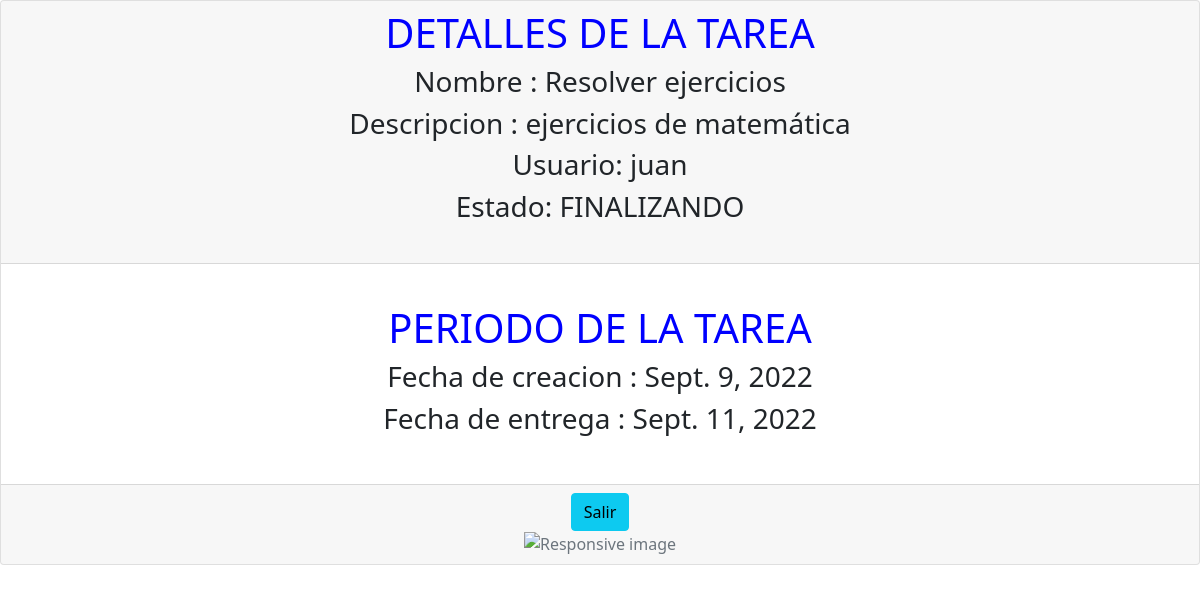
Screenshot of /detalleTarea/15 with the database file from the repository.
### gestion_tareas/models.py (models this page shows)
class tarea(models.Model):
    nombre_tarea = models.CharField(max_length=128,default='')
    descripcion = models.CharField(max_length=256,default='')
    fecha_creacion = models.DateField(default=datetime.date.today)
    fecha_entrega = models.DateField(null=True)
    usuario_responsable = models.CharField(max_length=128,default='')
    estadoTarea = models.CharField(max_length=128,default='PROGRESO')

### gestion_tareas/views.py (the view)
# urls.py: path('detalleTarea/<str:ind>',views.detalleTarea,name='detalleTarea'),
def detalleTarea(request,ind):
 tareas_detalles = tarea.objects.get(id=ind)
 return render(request, 'gestion_tareas/detalleTarea.html', {
        'tareas_detalles': tareas_detalles,
    })

### gestion_tareas/templates/gestion_tareas/detalleTarea.html (shortened to what this page needs)
<!DOCTYPE html>
<html lang="en">
<head>
    <link href="https://cdn.jsdelivr.net/npm/bootstrap@5.0.2/dist/css/bootstrap.min.css" rel="stylesheet">
</head>
<body>
    <div class="card text-center">
        <div class="card-header">
            <h1 style="color: blue;">DETALLES DE LA TAREA</h1>
            <h3>Nombre : {{ tareas_detalles.nombre_tarea }}</h3>
            <h3>Descripcion : {{ tareas_detalles.descripcion}}</h3>
            <h3>Usuario: {{ tareas_detalles.usuario_responsable }}</h3>
            <h3>Estado: {{ tareas_detalles.estadoTarea }}</h3>
            <br>
        </div>
        <div class="card-body">
          <br>
          <h1 class="card-title" style="color:blue">PERIODO DE LA TAREA</h1>
          <h3>Fecha de creacion : {{ tareas_detalles.fecha_creacion }}</h3>
          <h3>Fecha de entrega : {{ tareas_detalles.fecha_entrega }}</h3>
        </div>
        <br>
        <div class="card-footer text-muted">
            <a class="btn btn-info" href="{% url 'gestion_tareas:dashboard' %}">Salir</a>
            <br>
            <img src="https://encrypted-tbn0.gstatic.com/images?q=tbn:ANd9GcRBlXuW1Ty5soSXFsny8PhlfP4fF6cVS1qWZA&usqp=CAU" class="img-fluid" alt="Responsive image">
          </div>
      </div>
</body>
</html>

### rows the page displays
tarea: nombre_tarea "Resolver ejercicios", descripcion "ejercicios de matemática", usuario_responsable "juan", estadoTarea "FINALIZANDO", fecha_creacion "Sept. 9, 2022", fecha_entrega "Sept. 11, 2022"
